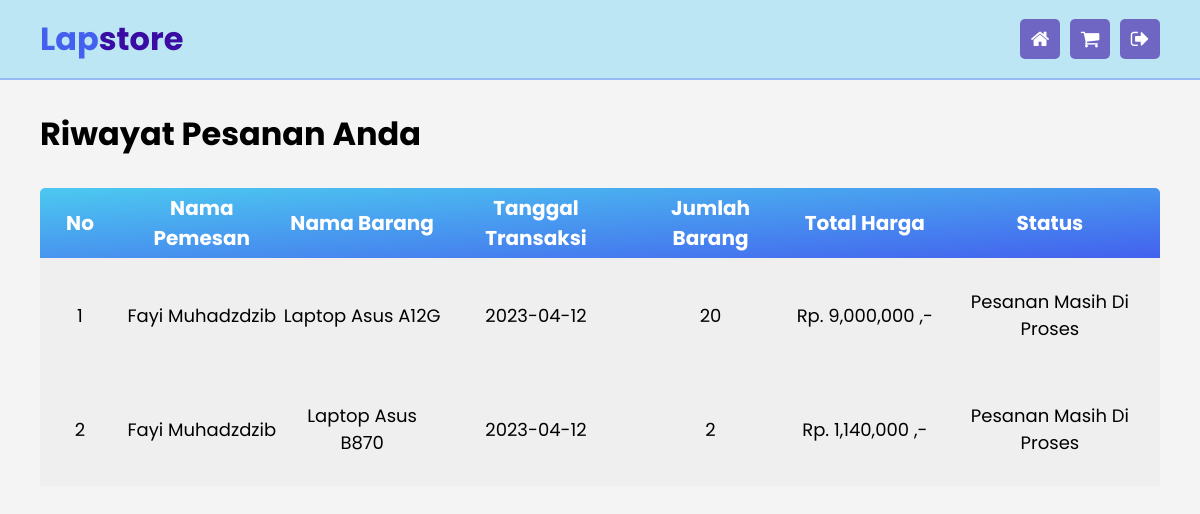
/User/riwayat.php, run on the app's committed database.
### tables this page shows
CREATE TABLE `transaksi` (
  `id_transaksi` int(11) NOT NULL,
  `tgl_transaksi` date NOT NULL,
  `id_user` int(11) NOT NULL,
  `id_barang` int(11) NOT NULL,
  `jmlh_barang` int(11) NOT NULL,
  `total_harga` int(25) NOT NULL,
  `status` enum('proses','verifikasi','ditolak') NOT NULL
);

CREATE TABLE `user` (
  `id_user` int(11) NOT NULL,
  `username` varchar(255) NOT NULL,
  `password` varchar(255) NOT NULL,
  `nama_user` varchar(255) NOT NULL,
  `role` int(11) NOT NULL,
  `created_at` date NOT NULL,
  `update_at` date DEFAULT NULL
);

CREATE TABLE `barang` (
  `id_barang` int(11) NOT NULL,
  `nama_barang` varchar(255) NOT NULL,
  `jenis_barang` varchar(255) NOT NULL,
  `harga_satuan` int(25) NOT NULL,
  `stok_barang` int(11) NOT NULL,
  `foto` text DEFAULT NULL
);

### koneksi.php (called while the page is built, shortened)
<?php
    $koneksi = mysqli_connect("localhost", "root", "", "penjualan1");
    function query($query){
        global $koneksi;
        $result = mysqli_query($koneksi, $query);
        $rows = [];
        while($row = mysqli_fetch_assoc($result)){
            $rows[] = $row;
        }
        return $rows;
    }
    ?>

### User/riwayat.php (the view, shortened to what this page needs)
<?php
    include '../koneksi.php';
?>
<!DOCTYPE html>
<html lang="en">
<head>
    <link rel="stylesheet" href="https://cdnjs.cloudflare.com/ajax/libs/font-awesome/4.7.0/css/font-awesome.min.css">
</head>
<body>
    <nav>
        <h1>Lap<span>store</span></h1>
        <div style="display: flex; align-items: center;">
            <a href="index.php">
                <i class="fa fa-home" aria-hidden="true"></i>
            </a>
            <a href="keranjang.php">
                <i class="fa fa-shopping-cart" aria-hidden="true"></i>
            </a>
            <a href="../logout.php">
                <i class="fa fa-sign-out" aria-hidden="true"></i>
            </a>
        </div>
    </nav>
    <h1 class="judul">Riwayat Pesanan Anda</h1>
    <table cellpadding="10" cellspacing="0">
        <tr class="atas">
            <th>No</th>
            <th>Nama Pemesan</th>
            <th>Nama Barang</th>
            <th>Tanggal Transaksi</th>
            <th>Jumlah Barang</th>
            <th>Total Harga</th>
            <th>Status</th>
        </tr>
        <?php
        $no = 1;
        $data = query("SELECT * FROM transaksi");
        if(count($data) == 0){
            ?>
            <tr>
                <td colspan="7">Belum Ada Riwayat Belanja</td>
            </tr>
            <?php
        }else{
            foreach($data as $row){
                $nama = $row['id_user'];
                $pemesan = query("SELECT * FROM user WHERE id_user = '$nama'")[0];
                $iBarang = $row['id_barang'];
                $barang = query("SELECT * FROM barang WHERE id_barang = '$iBarang'")[0];
                ?>
                <tr>
                    <td><?= $no++; ?></td>
                    <td><?= $pemesan['nama_user']; ?></td>
                    <td>Laptop <?= $barang['jenis_barang']; ?></td>
                    <td><?= $row['tgl_transaksi']; ?></td>
                    <td><?= $row['jmlh_barang']; ?></td>
                    <td>Rp. <?= number_format($row['total_harga']); ?> ,-</td>
                    <td><?php
                        if($row['status'] == "proses"){
                            echo "Pesanan Masih Di Proses";
                        }else if($row['status'] == "verifikasi"){
                            echo "Pesanan Sudah Di verifikasi";
                        }else{
                            echo "Pesanan Di Tolak";
                        }
                    ?></td>
                </tr>
                <?php
            }
        }
        ?>
    </table>
</body>
</html>

### User/riwayat.php (style rules this page uses)
* { margin: 0; padding: 0; box-sizing: border-box; font-family: 'Poppins', sans-serif; }
body { background-color: #f4f4f4; }
.judul { font-size: 2em; padding: 30px 40px 10px; }
a { text-decoration: none; }
nav { width: 100%; height: 80px; display: flex; align-items: center; justify-content: space-between; border-bottom: 2px solid #4361EE55; background-color: #4CC9F055; }
nav h1 { font-size: 2em; padding-left: 40px; color: #4361EE; }
nav h1 span { color: #3A0CA3; }
nav a { width: 40px; height: 40px; background-color: #3A0CA395; font-size: 15px; font-weight: bold; color: #ffffff; margin: 0 5px; font-size: 20px; display: grid; place-items: center; border-radius: 5px; }
nav div a:nth-child(3) { margin-right: 40px; }
table { width: calc(100% - 80px); margin: 20px auto 20px; }
table .atas { background: linear-gradient(to top left, #4361EE, #4CC9F0); }
table tr th { height: 70px; color: #ffffff; font-size: 20px; }
table tr th:nth-child(1) { border-radius: 5px 0 0 0; width: 80px; }
table tr th:nth-child(6) { width: 150px; }
table tr th:nth-child(7) { border-radius: 0 5px 0 0; }
table tr td { text-align: center; padding: 30px 0; background-color: #00000005; font-size: 18px; }

### data on the page
transaksi: id_user.nama_user "Fayi Muhadzdzib", id_barang.jenis_barang "Asus A12G", tgl_transaksi "2023-04-12", jmlh_barang "20", total_harga "9,000,000", status "Pesanan Masih Di Proses"
transaksi: id_user.nama_user "Fayi Muhadzdzib", id_barang.jenis_barang "Asus B870", tgl_transaksi "2023-04-12", jmlh_barang "2", total_harga "1,140,000", status "Pesanan Masih Di Proses"
